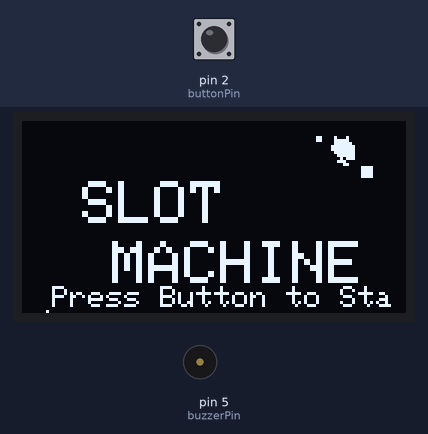
A sketch run on a simulated Arduino Uno, built with avr-gcc and run on an emulated ATmega328P. Parts: 128×64 one-colour display, buzzer (waves = sounding). Inputs (shaded band) come from the test bench; at power-on: pin 2 (buttonPin) HIGH. Random numbers use the default seed unless the sketch sets one.

Above: at 0.95 s.
1.3 s: pin 2 (buttonPin) pulled LOW for 0.15 s
At 1.62 s:
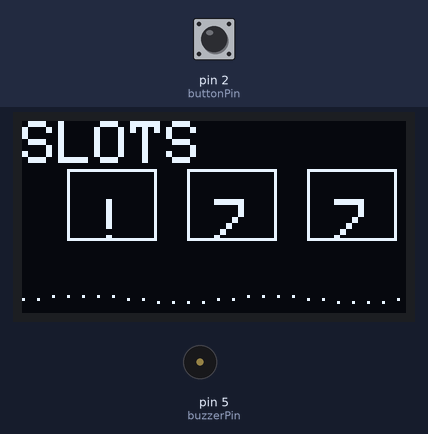
2.0 s: pin 2 (buttonPin) pulled LOW for 1 s
At 4.3 s:
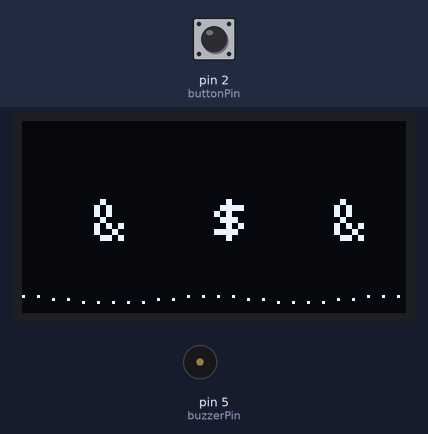
9.0 s: pin 2 (buttonPin) pulled LOW for 3.2 s
At 12.5 s:
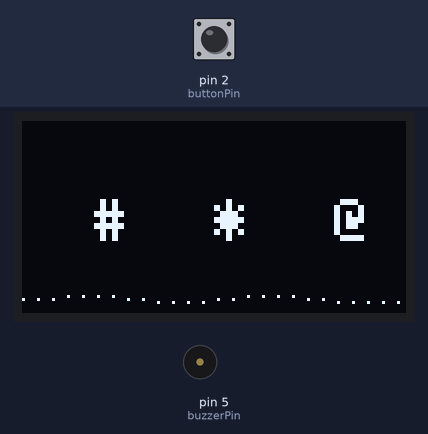
17.0 s: pin 2 (buttonPin) pulled LOW for 3.2 s
At 21.0 s:
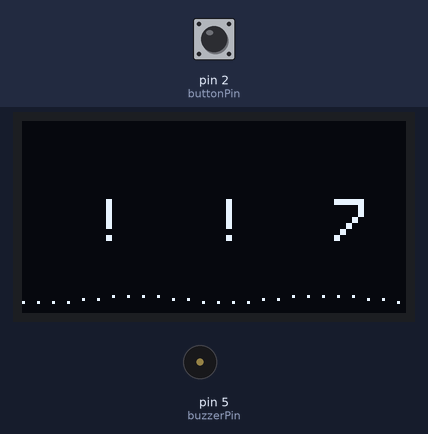
26.2 s: pin 2 (buttonPin) pulled LOW for 3.2 s
At 30.4 s:
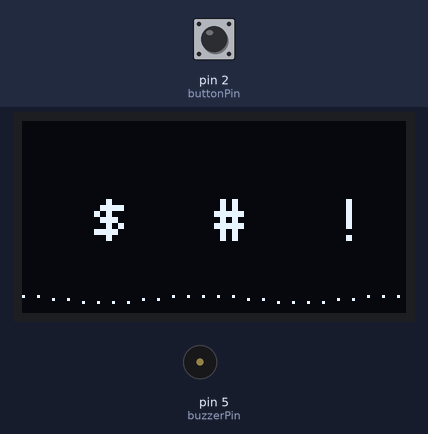
Timing chart, 0 to 33.9 s (numbered marks = the images above; inputs shaded):
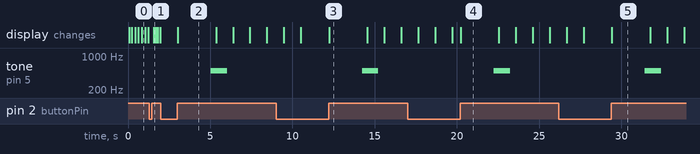

Measured:
- after the input at 2.0 s, tone on pin 5 (buzzerPin): silent → 500 Hz after 3.0 s, → silent 1.0 s later
- after the input at 9.0 s, tone on pin 5 (buzzerPin): silent → 500 Hz after 5.2 s, → silent 1.0 s later
- after the input at 17.0 s, tone on pin 5 (buzzerPin): silent → 500 Hz after 5.2 s, → silent 1.0 s later
- after the input at 26.2 s, tone on pin 5 (buzzerPin): silent → 500 Hz after 5.2 s, → silent 1.0 s later
- what the display in image 2 shows lasts 2.4 s, from 3.0 s to 5.4 s

The sketch:

Slotmachine_copy_20250330073427.ino
```cpp
#include <Adafruit_GFX.h>
#include <Adafruit_SSD1306.h>
#include <stdlib.h>
#include <time.h>
#include <Wire.h>
#include <math.h> // For sin() function

#define SCREEN_WIDTH 128
#define SCREEN_HEIGHT 64
#define OLED_RESET -1
#define SCREEN_ADDRESS 0x3C
Adafruit_SSD1306 display(SCREEN_WIDTH, SCREEN_HEIGHT, &Wire, OLED_RESET);

// Define the simple text symbols for the slot machine reels
const char* symbols[] = {"$", "7", "*", "@", "#", "&", "+", "!"}; // Dollar, Seven, Asterisk, At, Hash, Ampersand, Plus, Exclamation
const int numSymbols = sizeof(symbols) / sizeof(symbols[0]);
const int buzzerPin = 5; // Pin for the buzzer
int buttonState = 0;

const int buttonPin = 2;
bool gameStarted = false;

int spinReel() {
  return random(numSymbols);
}

void setup() {
  Serial.begin(115200);
  if (!display.begin(SSD1306_SWITCHCAPVCC, SCREEN_ADDRESS)) {
    Serial.println(F("SSD1306 allocation failed"));
    for (;;);
  }
  display.clearDisplay();
  display.setTextColor(SSD1306_WHITE);
  randomSeed(time(NULL));
  pinMode(buttonPin, INPUT_PULLUP);

  // Display the start menu
  display.setTextSize(2);
  display.setCursor(20, 20);
  display.println("SLOT");
  display.setCursor(30, 40);
  display.println("MACHINE");
  display.setTextSize(1);
  display.setCursor(10, 55);
  display.println("Press Button to Start");

  // Draw a slightly larger sketch of an owl in the top right corner
  int startX_owl = SCREEN_WIDTH - 26; // Adjusted X for owl
  int startY_owl = 6;              // Adjusted Y for owl

  // Head Outline
  display.drawLine(startX_owl + 3, startY_owl, startX_owl + 6, startY_owl, SSD1306_WHITE);
  display.drawLine(startX_owl + 2, startY_owl + 1, startX_owl + 7, startY_owl + 1, SSD1306_WHITE);
  display.drawLine(startX_owl + 1, startY_owl + 2, startX_owl + 8, startY_owl + 2, SSD1306_WHITE);
  display.drawLine(startX_owl + 1, startY_owl + 3, startX_owl + 8, startY_owl + 3, SSD1306_WHITE);
  display.drawLine(startX_owl + 2, startY_owl + 4, startX_owl + 7, startY_owl + 4, SSD1306_WHITE);
  display.drawLine(startX_owl + 3, startY_owl + 5, startX_owl + 6, startY_owl + 5, SSD1306_WHITE);

  // Ear Tufts
  display.drawLine(startX_owl + 2, startY_owl - 1, startX_owl + 3, startY_owl + 1, SSD1306_WHITE);
  display.drawLine(startX_owl + 6, startY_owl - 1, startX_owl + 7, startY_owl + 1, SSD1306_WHITE);

  // Eyes (larger dots, spaced further)
  display.drawPixel(startX_owl + 3, startY_owl + 2, SSD1306_WHITE);
  display.drawPixel(startX_owl + 6, startY_owl + 2, SSD1306_WHITE);
  display.drawPixel(startX_owl + 4, startY_owl + 3, SSD1306_WHITE);
  display.drawPixel(startX_owl + 5, startY_owl + 3, SSD1306_WHITE);

  // Beak (more defined 'V', slightly longer)
  display.drawLine(startX_owl + 4, startY_owl + 4, startX_owl + 5, startY_owl + 4, SSD1306_WHITE);
  display.drawLine(startX_owl + 3, startY_owl + 5, startX_owl + 6, startY_owl + 5, SSD1306_WHITE);

  // Body (more pronounced)
  display.drawLine(startX_owl + 4, startY_owl + 6, startX_owl + 5, startY_owl + 7, SSD1306_WHITE);
  display.drawLine(startX_owl + 3, startY_owl + 7, startX_owl + 6, startY_owl + 8, SSD1306_WHITE);

  display.display();
}

void loop() {
  if (!gameStarted) {
    // Fireworks effect on the start screen
    unsigned long currentTime = millis();
    if ((currentTime / 200) % 2 == 0) { // Toggle every 200ms
      display.fillRect(SCREEN_WIDTH - 20, 10, 3, 3, SSD1306_WHITE);
      display.fillRect(SCREEN_WIDTH - 30, 5, 2, 2, SSD1306_WHITE);
      display.fillRect(SCREEN_WIDTH - 15, 15, 4, 4, SSD1306_WHITE);
    } else {
      display.fillRect(SCREEN_WIDTH - 20, 10, 3, 3, SSD1306_BLACK);
      display.fillRect(SCREEN_WIDTH - 30, 5, 2, 2, SSD1306_BLACK);
      display.fillRect(SCREEN_WIDTH - 15, 15, 4, 4, SSD1306_BLACK);
    }
    display.display();

    // Wait for the button press to start the game
    if (digitalRead(buttonPin) == LOW) {
      delay(200); // Debounce
      while (digitalRead(buttonPin) == LOW); // Wait for release
      gameStarted = true;
      display.clearDisplay();
    }
    delay(10); // Small delay to avoid rapid checking
    return; // Go back to the beginning of the loop and wait
  }

  display.clearDisplay();
  display.setTextSize(2);
  display.setCursor(0, 0);
  display.println("SLOTS");

  int reel1, reel2, reel3;
  bool buttonPressed = false;
  bool delayActive = false;
  int boxYOffset = 28;
  int symbolYOffset = 26;
  int boxHeight = 20;
  int boxWidth = 30;
  int xStart1 = 15;
  int xStart2 = 55;
  int xStart3 = 95;

  // Draw the boxes
  display.drawRect(xStart1, boxYOffset - (boxHeight / 2) - 2, boxWidth, boxHeight + 4, SSD1306_WHITE);
  display.drawRect(xStart2, boxYOffset - (boxHeight / 2) - 2, boxWidth, boxHeight + 4, SSD1306_WHITE);
  display.drawRect(xStart3, boxYOffset - (boxHeight / 2) - 2, boxWidth, boxHeight + 4, SSD1306_WHITE);

  while (!buttonPressed) {
    reel1 = spinReel();
    reel2 = spinReel();
    reel3 = spinReel();

    display.setTextSize(2);
    display.setCursor(xStart1 + (boxWidth - 12) / 2, symbolYOffset);
    display.print(symbols[reel1]);
    display.setCursor(xStart2 + (boxWidth - 12) / 2, symbolYOffset);
    display.print(symbols[reel2]);
    display.setCursor(xStart3 + (boxWidth - 12) / 2, symbolYOffset);
    display.print(symbols[reel3]);

    // Draw the "dancing dots"
    int lineY = SCREEN_HEIGHT - 5; // Position near the bottom
    for (int x = 0; x < SCREEN_WIDTH; x += 5) { // Increment x to create spacing between dots
      int yOffset = 2 * sin(x * 0.1 + millis() * 0.01); // Adjust amplitude and speed
      display.drawPixel(x, lineY + yOffset, SSD1306_WHITE);
    }

    display.display();
    delay(100);

    if (digitalRead(buttonPin) == LOW && !delayActive) {
      buttonPressed = true;
      delay(200);
      while (digitalRead(buttonPin) == LOW);
      delayActive = true; // Set the delay flag
    }
    display.clearDisplay(); // Keep this clear for the next frame
    display.setTextSize(2);
    display.setCursor(0, 0);
    display.println("SLOTS");
    // Redraw the boxes during spin
    display.drawRect(xStart1, boxYOffset - (boxHeight / 2) - 2, boxWidth, boxHeight + 4, SSD1306_WHITE);
    display.drawRect(xStart2, boxYOffset - (boxHeight / 2) - 2, boxWidth, boxHeight + 4, SSD1306_WHITE);
    display.drawRect(xStart3, boxYOffset - (boxHeight / 2) - 2, boxWidth, boxHeight + 4, SSD1306_WHITE);
  }

  display.clearDisplay();
  display.setTextSize(2);
  display.setCursor(xStart1 + (boxWidth - 12) / 2, symbolYOffset);
  display.print(symbols[reel1]);
  display.setCursor(xStart2 + (boxWidth - 12) / 2, symbolYOffset);
  display.print(symbols[reel2]);
  display.setCursor(xStart3 + (boxWidth - 12) / 2, symbolYOffset);
  display.print(symbols[reel3]);

  // Draw the "dancing dots" after the spin stops as well
  int lineY = SCREEN_HEIGHT - 5; // Position near the bottom
  for (int x = 0; x < SCREEN_WIDTH; x += 5) { // Increment x for dots
    int yOffset = 2 * sin(x * 0.1 + millis() * 0.01); // Adjust amplitude and speed
    display.drawPixel(x, lineY + yOffset, SSD1306_WHITE);
  }

  if (reel1 == reel2 && reel2 == reel3) {
    display.setTextSize(2);
    display.setCursor(0, 50);
    display.println("**WIN!**");
    // Winning sound: 5 quick beeps
    for (int i = 0; i < 5; i++) {
      tone(buzzerPin, 1000, 200); // Play tone at 1000 Hz for 200ms
      delay(300); // Short delay between beeps
    }
  }

  display.display();
  delay(2000); // Display result for 2 seconds (adjust as needed)
  // Losing sound: 1 short beep
  tone(buzzerPin, 500, 1000); // Play tone at 500 Hz for 1000ms
  delay(300);

  // Implement the 5-second countdown after the result
  display.clearDisplay();
  display.setTextSize(1);
  display.setCursor(0, 0);
  display.println("Next spin in...");
  display.setTextSize(3);
  for (int i = 5; i > 0; i--) {
    display.setCursor(40, 25);
    display.print(i);
    display.display();
    delay(1000);
    if (i > 1) {
      display.clearDisplay();
      display.setTextSize(1);
      display.setCursor(0, 0);
      display.println("Next spin in...");
    }
  }
  delayActive = false; // Reset the delay flag to allow another spin
}
```

lcd_i2c.cpp
```cpp
#include "lcd_i2c.h"
#include <stdio.h>
#include <string.h>
#include <inttypes.h>
#include <Arduino.h>
#include <Wire.h>


lcd_i2c::lcd_i2c(uint8_t _addr, uint8_t _cols, uint8_t _rows, uint8_t _charsize)
{
	addr = _addr;
	cols = _cols;
	rows = _rows;
	charsize = _charsize;
}

void lcd_i2c::begin()
{
	Wire.begin();

	delayMicroseconds(50000);

	command(FUNCTIONSET | _2LINE);
	delayMicroseconds(10000);


	display();
	delayMicroseconds(40);
	clear();
	delayMicroseconds(2000);
	command(ENTRYMODESET | ENTRYLEFT | ENTRYSHIFTDECREMENT);

	setCursor(0,0);

}

void lcd_i2c::display()
{
	command(DISPLAYCONTROL | DISPLAYON | CURSOROFF | BLINKOFF);
}

void lcd_i2c::noDisplay()
{
	command(DISPLAYCONTROL | DISPLAYOFF | CURSOROFF | BLINKOFF);
}

void lcd_i2c::clear()
{
	command(CLEARDISPLAY);
	delayMicroseconds(2000);
	setCursor(0,0);
}

void lcd_i2c::setCursor(uint8_t col, uint8_t row)
{
	int row_offsets[] = { 0x00, 0x40, 0x14, 0x54 };
	if (row > rows)
	{
		row = rows-1;    // we count rows starting w/0k
	}
	command(SETDDRAMADDR | (col + row_offsets[row]));
}

void lcd_i2c::scrollDisplayRight(void)
{
	command(CURSORSHIFT | DISPLAYMOVE | MOVERIGHT);
}

void lcd_i2c::scrollDisplayLeft(void)
{
	command(CURSORSHIFT | DISPLAYMOVE | MOVELEFT);
}

inline void lcd_i2c::command(uint8_t value)
{
	Wire.beginTransmission(addr);
	Wire.write(0x80);
	Wire.write(value);
	Wire.endTransmission();
	delayMicroseconds(1000);
}

inline void lcd_i2c::write(uint8_t value)
{
	Wire.beginTransmission(addr);
	Wire.write(0x40);
	Wire.write(value);
	Wire.endTransmission();
	delayMicroseconds(1000);
}

void lcd_i2c::print(const char c[])
{
	for(int i =0; i < strlen(c); i++ )
	{
		char x = c[i];
		write((int)x);
	}
}
```

lcd_i2c.h
```cpp
#ifndef lcd_i2c_h
#define lcd_i2c_h

#include <inttypes.h>
#include <Arduino.h>
#include <Wire.h>

//Instruction Set
#define CLEARDISPLAY 0X01
#define CURSORSHIFT 0x10

//display entry mode
#define ENTRYMODESET 0X04
#define ENTRYLEFT 0X02
#define ENTRYRIGHT 0X00
#define ENTRYSHIFTINCREMENT 0X01
#define ENTRYSHIFTDECREMENT 0X00

// flags for display/cursor shift
#define DISPLAYMOVE 0x08
#define CURSORMOVE 0x00
#define MOVERIGHT 0x04
#define MOVELEFT 0x00

//display control
#define DISPLAYCONTROL 0X08
#define DISPLAYON 0X04
#define DISPLAYOFF 0X00
#define CURSORON 0X02
#define CURSOROFF 0X00
#define BLINKON 0X01
#define BLINKOFF 0X00
#define SETCGRAMADDR 0x40
#define SETDDRAMADDR 0x80

//for functionset

#define FUNCTIONSET 0x20
#define _5x10DOTS 0x04
#define _5x8DOTS 0x00
#define _1LINE 0x00
#define _2LINE 0x08
#define _8BITMODE 0x10
#define _4BITMODE 0x00

class lcd_i2c{
public:
  lcd_i2c(uint8_t _addr, uint8_t _cols, uint8_t _rows, uint8_t _charsize = _5x8DOTS);

  void begin();
  void clear();
  void noDisplay();
  void display();
  void scrollDisplayRight();
  void scrollDisplayLeft();

  void setCursor(uint8_t, uint8_t);
  void write(uint8_t);
  void command(uint8_t);

  void print(const char[]);

private:

  uint8_t addr;
  uint8_t cols;
  uint8_t rows;
  uint8_t col;
  uint8_t row;
  uint8_t charsize;
  uint8_t _command;
  uint8_t _displaymode;
  int buff;
  int buffs;
  uint8_t _displayfunction;

};

#endif
```
